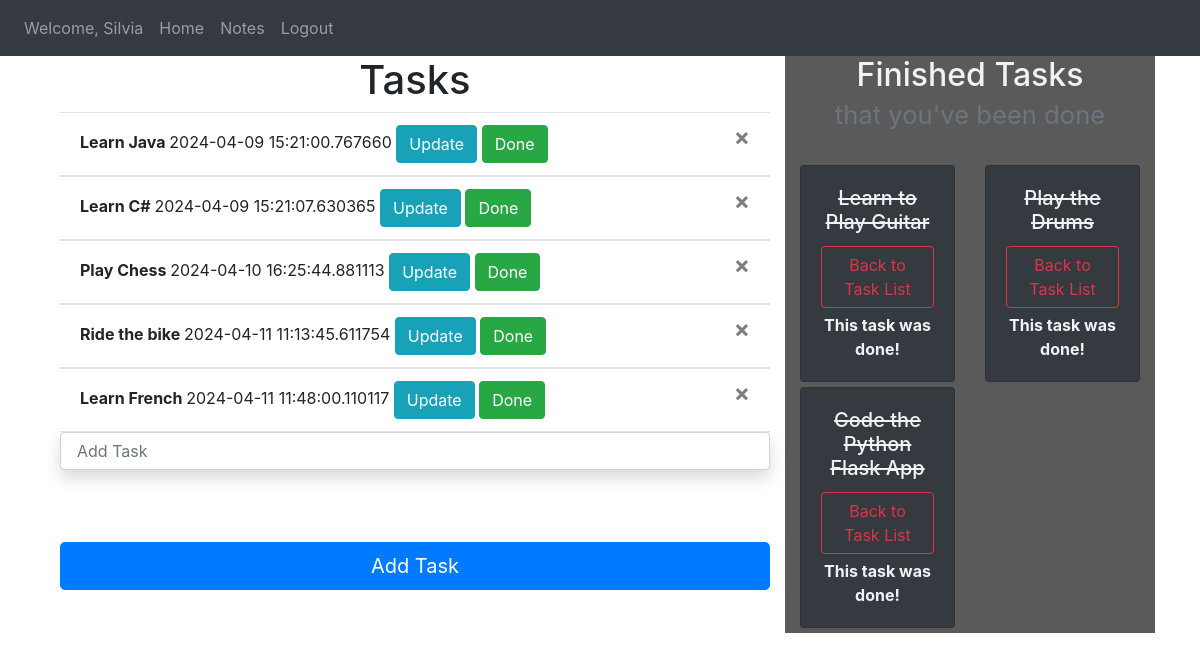
The page /welcome (signed in) on the database as committed earlier.
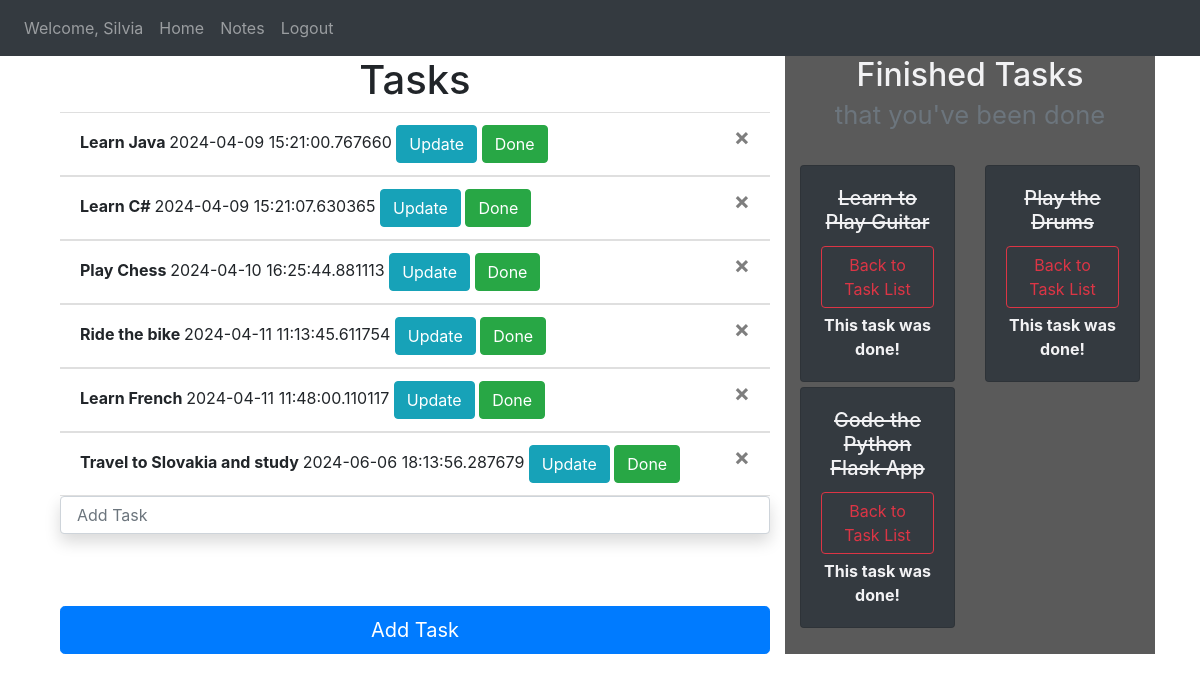
The same page on the database as committed later.
### website/module.py (models this page shows, shortened)
class User(db.Model, UserMixin):
    id = db.Column(db.Integer, primary_key=True, nullable=False)
    email = db.Column(db.String(30), unique=True, nullable=False)
    password = db.Column(db.String(30),nullable=False)
    first_name = db.Column(db.String(40), nullable=False)
    notes = db.relationship('Note', backref='notes_owner', lazy=True)

class Note(db.Model):
    id = db.Column(db.Integer, primary_key=True, nullable=False)
    data = db.Column(db.String(50))
    date = db.Column(db.DateTime, default=datetime.utcnow)
    user_id = db.Column(db.Integer, db.ForeignKey('user.id')) # owner of notes
    done = db.Column(db.Boolean, default=False)
    @property
    def get_is_done(self):
        return self.done

### website/views.py (the view, shortened to what this page needs)
@views.route('/welcome', methods=['GET','POST'])
@login_required
def home(): #notes home page
    create_task = CreateNotes()
    update_task = UpdateNotes()
    finished_task = FinishedNotes()
    back_to_task = BackToTask()
    tasks = Note.query.filter_by(done=False)
    if tasks.count() < 1 :
        flash("Congratulations! You've done all tasks!",category='success')
    done_tasks = Note.query.filter_by(done=True)
    if done_tasks.count() < 1:
        flash("You didn't start to do your tasks! Let's get started!",category='warning')
    return render_template("home.html",
                            user=current_user,
                            create_task=create_task ,
                            update_task=update_task,
                            finished_task=finished_task,
                            tasks=tasks, #return list
                            done_tasks=done_tasks, #return list
                            back_to_task=back_to_task)

### website/form.py
class CreateNotes(FlaskForm):
    note = StringField(validators=[Length(min=2,max=50), DataRequired()])
    submit = SubmitField(label="Add Task")

class UpdateNotes(FlaskForm):
    updated_data = StringField(label="Update Task", validators=[Length(min=2,max=60)])
    submit = SubmitField(label='Update')

### website/__init__.py (called while the page is built)
def create_app():
    app = Flask(__name__)
    app.config.from_object("config")
    app.app_context().push()
    db.init_app(app)
    from .views import views # <=> from website import views
    from .auth import auth
    app.register_blueprint(views, url_prefix='/')
    app.register_blueprint(auth, url_prefix='/') # before you call url you must type /auth/..
    from .module import User
    login_manager.login_view = 'auth.login' # if you arent logged in where to go...
    login_manager.login_message_category = "info"
    login_manager.init_app(app)
    @login_manager.user_loader
    def load_user(id):
        return User.query.get(int(id))
    migrate.init_app(app,db)
    app.register_blueprint(blueprint=blueprint)
    ma.init_app(app)
    return app

### website/templates/home.html (shortened to what this page needs)
{% extends 'base.html' %}
{% block content %}
<div class="container">
   <div class="row">
      <div class="col-8">
         <h1 class="h1" style="text-align: center;">Tasks</h1>
         <ul class="list-group list-group-flush" id="notes">
            {% for note in tasks %}
            <li class="list-group-item">
               <span style="font-weight: bold;">
               {{note.data}}
               </span>
               {{note.date}}
               <button class="btn btn-outline btn-info" data-toggle="modal" data-target="#Modal-MoreInfo-{{note.id}}">Update</button>
               <button class="btn btn-outline btn-success" data-toggle="modal" data-target="#Modal-DoneInfo-{{note.id}}">Done</button>
               <button type="button" class="close" onclick="deleteNote({{note.id}})" data-toggle="tooltip" data-placement="bottom" title="Delete">
               <span aria-hidden="true" >&times;</span>
               </button>
            </li>
            {% endfor %}
         </ul>
         <form action="" method="POST" class="form-signin">
            {{ create_task.note(class="form-control shadow p-3 mb-5 bg-white rounded", placeholder="Add Task") }}
            <br>
            {{create_task.submit(class="btn btn-primary btn-lg btn-block")}}
         </form>
      </div>
      <div class="col-4">
         <h2 class="h2" style="text-align: center;">
            Finished Tasks
            <br>
            <small class="text-muted">that you've been done</small>
         </h2>
         <br>
         <div class="row">
            {% for done_task in done_tasks %}
            <div class="col-md-6">
               <div style="margin-bottom: 5px" class="card text-center bg-dark">
                  <div class="card-body">
                     <h5 class="card-title" id="was_done">{{ done_task.data }}</h5>
                     <button type="button" class="btn btn-outline-danger" style="margin-bottom: 5px"
                        data-toggle="modal" data-target="#Modal-BackToTask-{{ done_task.id }}">
                     Back to Task List
                     </button>
                     <p class="card-text"><strong>
                        This task was done!
                        </strong>
                     </p>
                  </div>
               </div>
            </div>
            {% endfor %}
         </div>
      </div>
   </div>
</div>
</div>
{% endblock %}

### website/templates/base.html (shortened to what this page needs)
<!DOCTYPE html>
<html lang="en">
<head>
    <link
    rel="stylesheet"
    href="https://stackpath.bootstrapcdn.com/bootstrap/4.4.1/css/bootstrap.min.css"
    />
    <link
    rel="stylesheet"
    href="https://stackpath.bootstrapcdn.com/font-awesome/4.7.0/css/font-awesome.min.css"
    />
    <link rel="stylesheet" href="{{url_for('static',filename='style.css')}}">
</head>
<body>
    <nav class="navbar navbar-expand-lg navbar-dark bg-dark">
        <div class="collapse navbar-collapse" id="navbar">
            <div class="navbar-nav">
              {% if user.is_authenticated %}
                <li class="nav-item">
                  <a class="nav-link" >Welcome, {{current_user.first_name}}</a>
                 </li>
                <a class="nav-item nav-link" id="home" href="{{url_for('views.index_page')}}">Home</a>
                <a class="nav-item nav-link" id="notes" href="{{url_for('views.home')}}">Notes</a>
                <div id="left-logout">
                  <a class="nav-item nav-link" id="logout" href="{{url_for('auth.logout')}}">Logout</a>
                </div>
              {% else %}
               <a class="nav-item nav-link" id="login" href="{{url_for('auth.login')}}">Login</a>
               <a class="nav-item nav-link" id="signUp" href="{{url_for('auth.sign_up')}}">Sign Up</a>
               <a class="nav-item nav-link" id="notes" href="{{url_for('views.index_page')}}">Notes</a>
              {% endif%}
            </div>
        </div>
    </nav>
    <div class="container">
        {% block content %} {% endblock %}
</body>
</html>

### website/static/style.css (style rules this page uses)
#left-logout { float: right; }
.col-4 { background-color: rgb(90, 90, 90); color:rgb(242, 242, 244); }
#was_done { text-decoration: line-through; }
small { color: rgb(215, 250, 251); }

Rows that differ between the two databases and show on the page:
added Note: data "Travel to Slovakia and study", date "2024-06-06 18:13:56.287679", shown under "Tasks"
